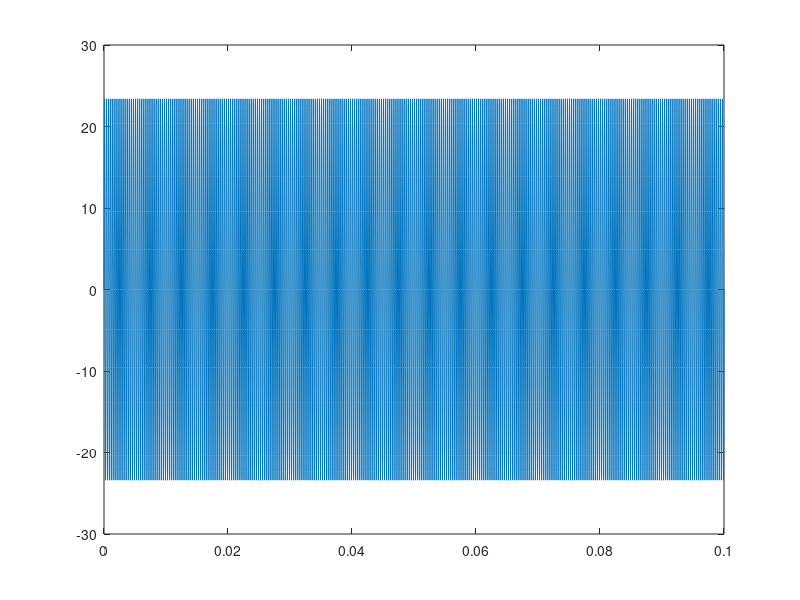
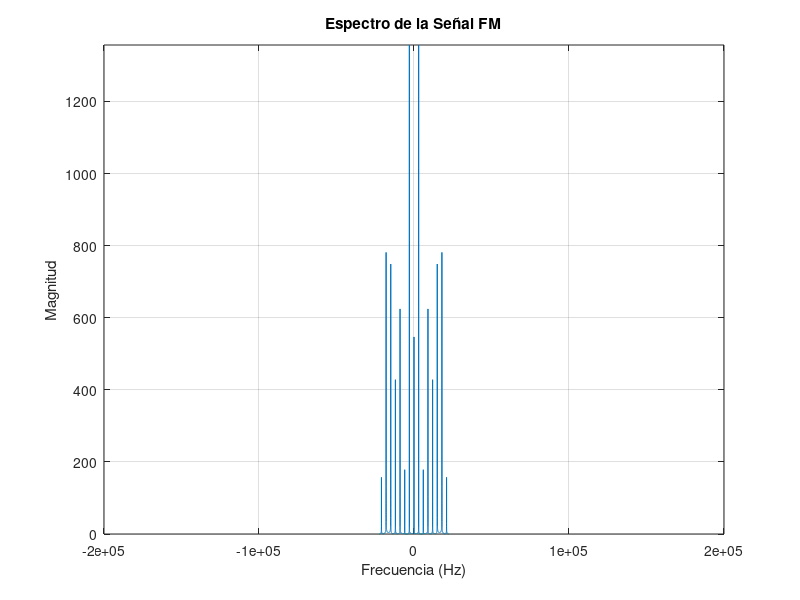

The MATLAB source for these figures, in order:
%% modulacion fm

% Características 
%
% fmax  - frecuencia max permitida para las señales de audios
% fs    - Frecuencia de muestro
% T     - Periodo de la señal
% t     - vector de tiempo
% deltaf- Un valor típico para Δf en sistemas de FM es entre 5 y 10 veces la máxima frecuencia de la señal de mensaje.
% 
% características del tono
% Am1   - amplitud del tono
% fm1   - frecuencia del tono
%
% características de la portadora
% Ac   - amplitud de la portadora
% fc   - frecuencia de la portadora


fmax = 15e3;
fs = 3*fmax;
T = 0.1; % 100 ms
t = 0:1/fs:T;
% deltaf = 75e3;

% simular tono
Am1 = 10;
fm1 = 3e3;
tono1 = Am1 * cos(2*pi*fm1*t);

% simular portadora
Ac = 1;
fc = 110e6;
deltaf = 5*15e3;
kf = deltaf/Am1; % sensibilidad del modulador de frecuencia - cambiar para los demas mensajes

% obtener la modulacion fm: Ac*cos[2pifc+2pif*integral(mt)dt]
% obtener la integral del mensaje
signal_integral = cumtrapz(tono1);

% obtenr la señal modulada
% portadora = cos(2*pi*fc*t);
fm_signal = Ac*cos(2*pi*fc+2*pi*kf*signal_integral);
% fm_signal = tono1 .* portadora;

figure;
plot(t, signal_integral);

% graficar el especto de la señal
% Espectro de la señal FM
N = length(fm_signal);
f = linspace(-fs/2, fs/2, N);
fm_signal_fft = fftshift(fft(fm_signal));

figure;
plot(f, abs(fm_signal_fft));
title('Espectro de la Señal FM');
xlabel('Frecuencia (Hz)');
ylabel('Magnitud');
axis([-200e3 200e3 0 max(abs(fm_signal_fft))]);
grid on;

disp('done');